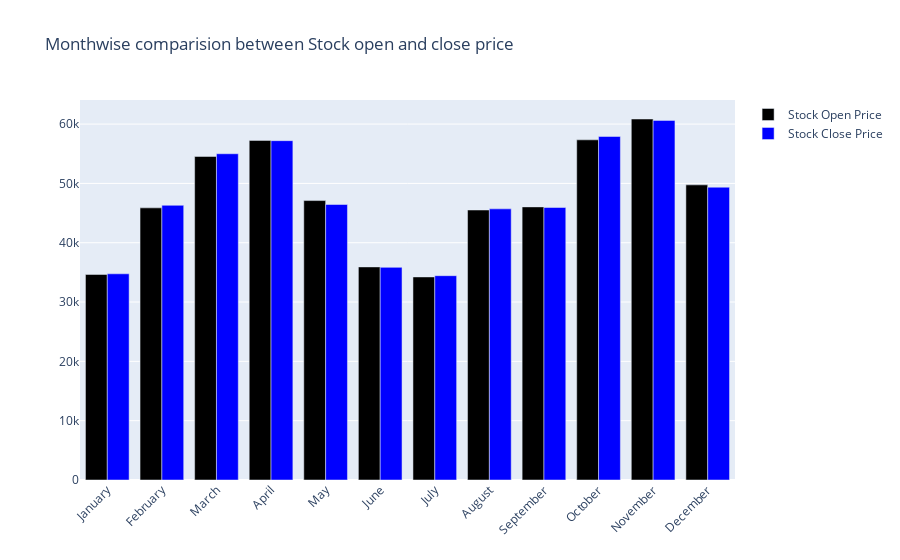

Write notebook code for a chart like this one.
### Code cell
fig = go.Figure()

fig.add_trace(go.Bar(
    x=monthvise.index,
    y=monthvise['open'],
    name='Stock Open Price',
    marker_color='black'
))
fig.add_trace(go.Bar(
    x=monthvise.index,
    y=monthvise['close'],
    name='Stock Close Price',
    marker_color='blue'
))

fig.update_layout(barmode='group', xaxis_tickangle=-45, 
                  title='Monthwise comparision between Stock open and close price')
fig.show()

### Figure 1 — Plotly figure (JSON) as saved in the notebook; plotly's stock layout.template omitted (floating-point values rounded to 4 significant figures)
{"data": [{"marker": {"color": "black"}, "name": "Stock Open Price", "type": "bar", "x": ["January", "February", "March", "April", "May", "June", "July", "August", "September", "October", "November", "December"], "y": [34650.0, 45870.0, 54540.0, 57250.0, 47110.0, 35920.0, 34230.0, 45520.0, 46040.0, 57340.0, 60860.0, 49750.0]}, {"marker": {"color": "blue"}, "name": "Stock Close Price", "type": "bar", "x": ["January", "February", "March", "April", "May", "June", "July", "August", "September", "October", "November", "December"], "y": [34760.0, 46310.0, 55000.0, 57210.0, 46440.0, 35850.0, 34440.0, 45710.0, 45940.0, 57910.0, 60620.0, 49360.0]}], "layout": {"barmode": "group", "title": {"text": "Monthwise comparision between Stock open and close price"}, "xaxis": {"tickangle": -45}}}
